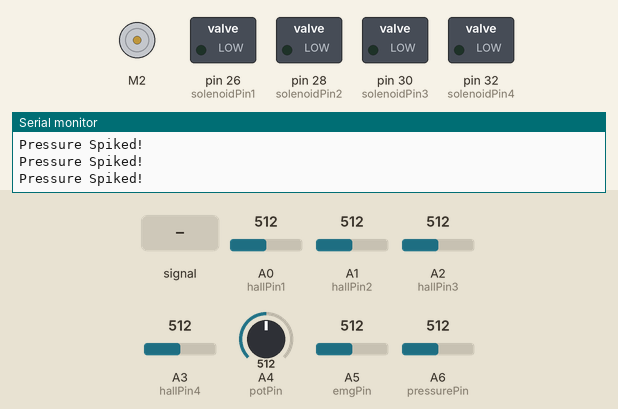
A sketch run on a simulated Arduino Mega 2560, built with avr-gcc and run on an emulated ATmega2560. Shown: DC motor (green arrow = forward, orange = backward, longer = faster), switched loads named in the sketch (green lamp = pin HIGH), the last lines printed to the serial monitor. The test bench sets the inputs (shaded band); at power-on: A5 (emgPin) = 512, A1 (hallPin2) = 512, A2 (hallPin3) = 512, A3 (hallPin4) = 512, A0 (hallPin1) = 512, A4 (potPin) = 512, A6 (pressurePin) = 512.

Above: at 1.2 s.
1.3 s: A5 (emgPin) set to 387
3.2 s: A5 (emgPin) set to 377
At 4.0 s:
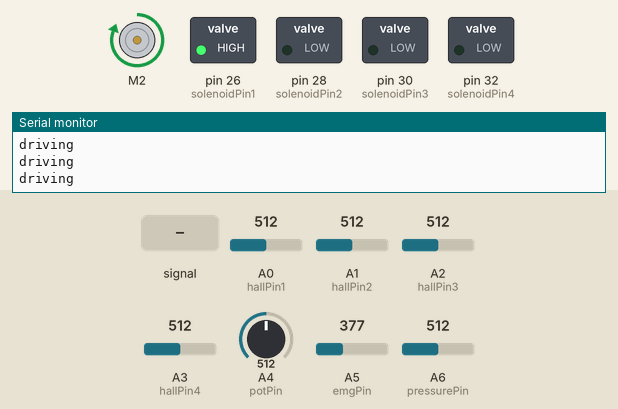
4.7 s: A0 (hallPin1) fed a 200 Hz sine of ±81 counts around its level
At 5.7 s:
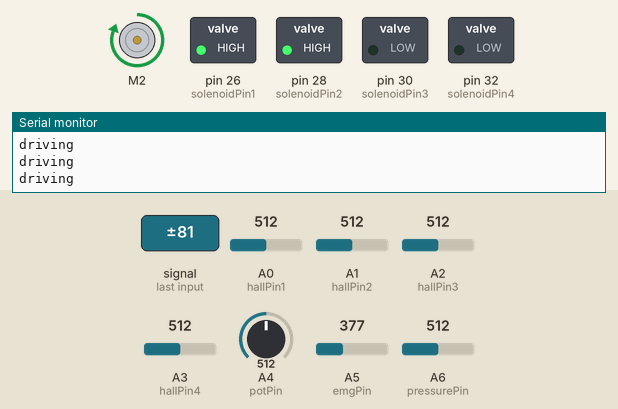
6.2 s: A1 (hallPin2) set to 501
At 6.8 s:
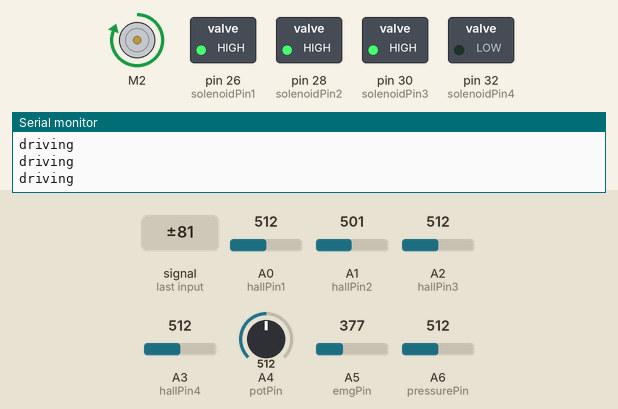
7.7 s: A2 (hallPin3) set to 40
At 8.1 s:
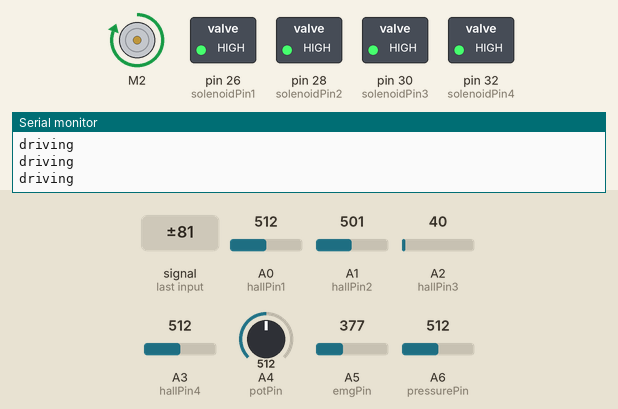
9.2 s: A3 (hallPin4) set to 54
At 9.47 s:
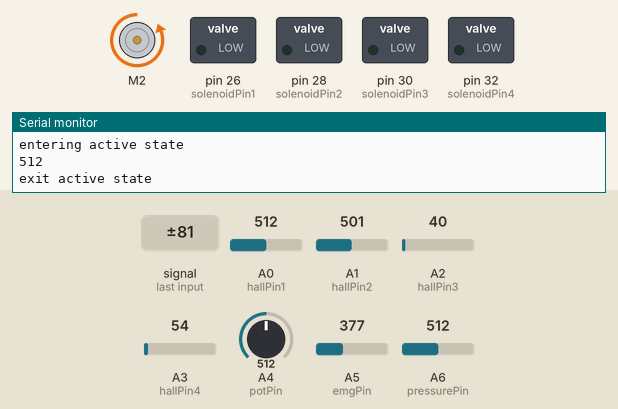
Timing chart, 0 to 12.2 s (numbered marks = the images above; inputs shaded):
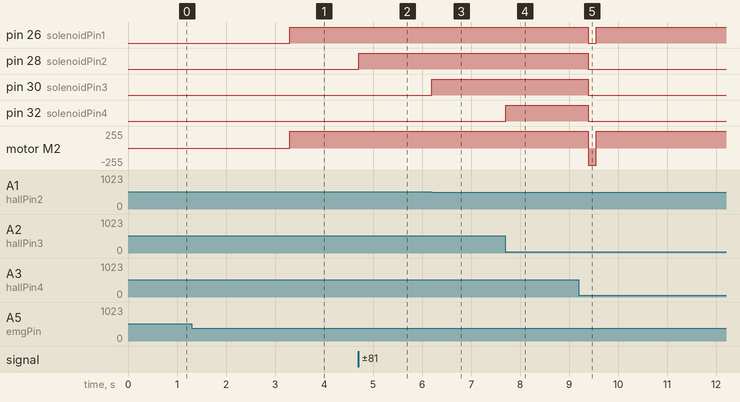

The sketch:

mqpCodeFunctions3.0.ino
```cpp
#include <Arduino.h>

#include <TimerOne.h>
#include <SparkFun_TB6612.h>

#define PWMA 6
#define AIN2 4
#define AIN1 2
#define STBY 8


const int offsetA = 1;
const int offsetB = 1;
int solenoidPin1 = 26;
int solenoidPin2 = 28;
int solenoidPin3 = 30;
int solenoidPin4 = 32;
int hallPin1 = 0;
int hallPin2 = 1;
int hallPin3 = 2;
int hallPin4 = 3;
int potPin = 4;
int emgPin = 5;
int pressurePin = 6;

Motor linMotor = Motor(AIN1, AIN2, PWMA, offsetA, STBY);

int hallRead1 = 0;
int hallRead2 = 0;
int hallRead3 = 0;
int hallRead4 = 0;
int pressureRead = 0;
int potRead = 0;
int emgRead = 0;

//rms stuff
int rmsval = 0;
int rmstot = 0;
int rmsAvg = 0;
int rmsStore =0;
int bm1;
int bm2;
int storeRms;
int rms[64];
int squareSum;
int counter = 0;
int i = 0;


char controlState;
int presThres = 50;

int oldHall[4] = {1000,1000,1000,1000};
int notFull[4] = {1,1,1,1};
int activeCounter = 0;
int passiveCounter = 0;


//hall rms stuff
int fill2count = 0;
int hallrmsval = 0;
int hallrmsStore = 0;
int hallSquare = 0;
int hallrms[64];

void setup() {
  // put your setup code here, to run once:
  Serial.begin(9600);
  Timer1.initialize(5000);
  pinMode(solenoidPin1,OUTPUT);
  digitalWrite(solenoidPin1, LOW);
  pinMode(solenoidPin2,OUTPUT);
  digitalWrite(solenoidPin2, LOW);
  pinMode(solenoidPin3,OUTPUT);
  digitalWrite(solenoidPin3, LOW);
  pinMode(solenoidPin4,OUTPUT);
  digitalWrite(solenoidPin4, LOW);
  Timer1.attachInterrupt(readSensors,1000);
  //linMotor.drive(255,200);
  controlState = 1;


}

void loop() {
  //this is the main control loop
  //while hall effects are activated, fills them up one by one until past point.

  switch (controlState){
    case 1:
    //open all sensors
      fillBladders();
      //Serial.print("exit fill");
      //if doesn't enter default
      controlState = 4;
    break;
    case 2:
    Serial.print("Entering passive state");
    Serial.print("\n");
    //passive state
    //if all set, then break and go back to rms reading
    controlState = 4;
    break;

  //default is active
    case 3:
    activeBladder();
  //if all set, then break and go back to rms reading
    controlState = 4;
    break;
//if need to, make this case 4
    //default:
    case 4:
    rmsRead();
    break;
  }
//might have to set a timer to check

  }


//sol off
void sol1Off(){
  digitalWrite(solenoidPin1, HIGH);
  return;
}

void sol2Off(){
  digitalWrite(solenoidPin2, HIGH);
  return;
}

void sol3Off(){
  digitalWrite(solenoidPin3, HIGH);
  return;
}

void sol4Off(){
  digitalWrite(solenoidPin4, HIGH);
  return;
}

//sol on
void sol1On(){
  digitalWrite(solenoidPin1, LOW);
  return;
}

void sol2On(){
  digitalWrite(solenoidPin2, LOW);
  return;
}

void sol3On(){
  digitalWrite(solenoidPin3, LOW);
  return;
}

void sol4On(){
  digitalWrite(solenoidPin4, LOW);
  return;
}

void driveMotorBack(){
  linMotor.drive(-255,1);
}

void driveMotorFor(){
  linMotor.drive(255,1);
}

void stopMotor(){
  linMotor.brake();
}

void motorCheck(){
    //this is to prevent the linact from breaking
  if (potRead >= 1024 || potRead < 10){
    stopMotor();
  }
  else{
    driveMotorBack();
  }
}

void fillBladders(){
//  Serial.print("Entering Fill State");
//  Serial.print("\n");
  //while not calibrated, calibrate the bladder fill points
    sol1On();
    sol2On();
    sol3On();
    sol4On();


    int fillState;
    fillState = 1;
    int halldif;

    //fill each bladder individually, one at a time.

    while (fillState == 1){
      sol1Off();
      while (pressureRead<400){
        if (potRead >= 1014){
          stopMotor();
        }
        else{
        //driveMotorFor();
        Serial.print("Driving motor");
        Serial.print("\n");
      }
      }
        //if pressure spike, set oldHall to the current hallread value
        oldHall[1] = hallRead1;
        sol1On();
        Serial.print("Pressure Spiked!");
        Serial.print("\n");
        fillState = 2;
        break;
      }

    while (fillState == 2){
      sol2Off();
      while (pressureRead<400){
        if (potRead >= 1014){
          stopMotor();
        }
        else{
        //driveMotorFor();
        Serial.print("Driving motor");
        Serial.print("\n");
      }
      }
        //if pressure spike, set oldHall to the current hallread value
        oldHall[2] = hallRead2;
        sol2On();
        Serial.print("Pressure Spiked!");
        Serial.print("\n");
        fillState = 3;
        break;
      }

while (fillState == 3){
      sol3Off();
      while (pressureRead<400){
        if (potRead >= 1014){
          stopMotor();
        }
        else{
        //driveMotorFor();
        Serial.print("Driving motor");
        Serial.print("\n");
      }
      }
        //if pressure spike, set oldHall to the current hallread value
        oldHall[3] = hallRead3;
        sol3On();
        Serial.print("Pressure Spiked!");
        Serial.print("\n");
        fillState = 4;
        break;
      }

while (fillState == 4){
      sol4Off();
      while (pressureRead<400){
        if (potRead >= 1014){
          stopMotor();
        }
        else{
        //driveMotorFor();
        Serial.print("Driving motor");
        Serial.print("\n");
      }
      }
        //if pressure spike, set oldHall to the current hallread value
        oldHall[4] = hallRead4;
        sol4On();
        Serial.print("Pressure Spiked!");
        Serial.print("\n");
        break;
      }
//    motorCheck();
      return;
}

void rmsRead(){
  // var = analogRead(emgPin)-400;
//  emgRead = analogRead(emgPin)-400;
  squareSum = squareSum +(emgRead*emgRead);
  counter++;
//  Serial.print("Entering Default EMG Reading state");
//  Serial.print("\n");
  if (counter>=64){
    rmsval = sqrt(squareSum);
    rmsStore=(rmsval/counter);
    bm1 = bitRead(rmsStore,0);
    bm2 = bitRead(rmsStore,1);
    storeRms = bm1|bm2;
    rms[i] = storeRms;
    rmstot += storeRms;
    squareSum = 0;
    rmsval = 0;
    counter = 0;
   //  Serial.print(rms[i]);
   //  Serial.print("\n");
    i++;
  }
  if (i>=64){

//    if (rmstot<=50){
// //if moving, enter sustain case
//
//       Serial.print("code start");
//     Serial.print("\n");
//     controlState = 3;
//    }
//    else{
// //if not moving, enter passive state
//       Serial.print("waiting");
//       Serial.print("\n");
//      controlState = 2;
//    }

  if (rmstot<=50){
//      activeCounter ++;
//
//      if (activeCounter >= 1)
      {
        //if moving, enter sustain case
        Serial.print("code start");
        Serial.print("\n");
        activeCounter = 0;
        passiveCounter = 0;
        controlState = 3;
      }
    }
    else{
      passiveCounter ++;
      //if not moving, enter passive state
      if (passiveCounter>=10){
        Serial.print("waiting");
        Serial.print("\n");
        passiveCounter = 0;
        controlState = 2;
      }
    }
    rmstot = 0;
    i = 0;
  }
}

void activeBladder(){
  Serial.print("entering active state");
  Serial.print("\n");
  //sustain case
  sol1On();
  sol2On();
  sol3On();
  sol4On();

motorCheck();
Serial.print(potRead);
    Serial.print("\n");
    while (hallRead1 >=oldHall[1]){
        if (potRead >= 1014){
    stopMotor();
        }
        else{
    sol1Off();
    Serial.print("driving");
    Serial.print("\n");
    driveMotorFor();
        }

  }

    while (hallRead2 >=oldHall[2]){
        if (potRead >= 1014){
    stopMotor();
        }
        else{
    sol2Off();
    Serial.print("driving");
    Serial.print("\n");
    driveMotorFor();
        }

  }

    while (hallRead3 >=oldHall[3]){
        if (potRead >= 1014){
    stopMotor();
        }
        else{
    sol3Off();
    Serial.print("driving");
    Serial.print("\n");
    driveMotorFor();
        }

  }

      while (hallRead4 >=oldHall[3]){
        if (potRead >= 1014){
    stopMotor();
        }
        else{
    sol4Off();
    Serial.print("driving");
    Serial.print("\n");
    driveMotorFor();
        }

  }

Serial.print("exit active state");
  Serial.print("\n");

  //return;
  //if all set, then break and go back to rms reading
}

void readSensors(){
  hallRead1 = analogRead(hallPin1);
  hallRead2 = analogRead(hallPin2);
  hallRead3 = analogRead(hallPin3);
  hallRead4 = analogRead(hallPin4);
  pressureRead = analogRead(pressurePin);
  potRead = analogRead(potPin);
  emgRead = analogRead(emgPin)-400;


  return;
}
```

Measured:
- the behaviour switches between 378 and 377 on A5 (emgPin) (found by bisection; images 0 and 1)
- the behaviour switches between 512 and 511 on A1 (hallPin2) (found by bisection; images 2 and 3)
- after the input at 3.2 s, pin 26 (solenoidPin1): LOW → HIGH after 0.10 s; motor M2: stopped → forward 255/255 after 0.10 s
- after the input at 4.7 s, pin 28 (solenoidPin2): LOW → HIGH at once
- after the input at 6.2 s, pin 30 (solenoidPin3): LOW → HIGH at once
- after the input at 7.7 s, pin 32 (solenoidPin4): LOW → HIGH at once
- after the input at 9.2 s, pin 26 (solenoidPin1): HIGH → LOW after 0.19 s, → HIGH 0.17 s later; pin 28 (solenoidPin2), pin 30 (solenoidPin3), pin 32 (solenoidPin4): HIGH → LOW after 0.19 s; motor M2: forward 255/255 → backward 255/255 after 0.19 s, → forward 255/255 0.17 s later
